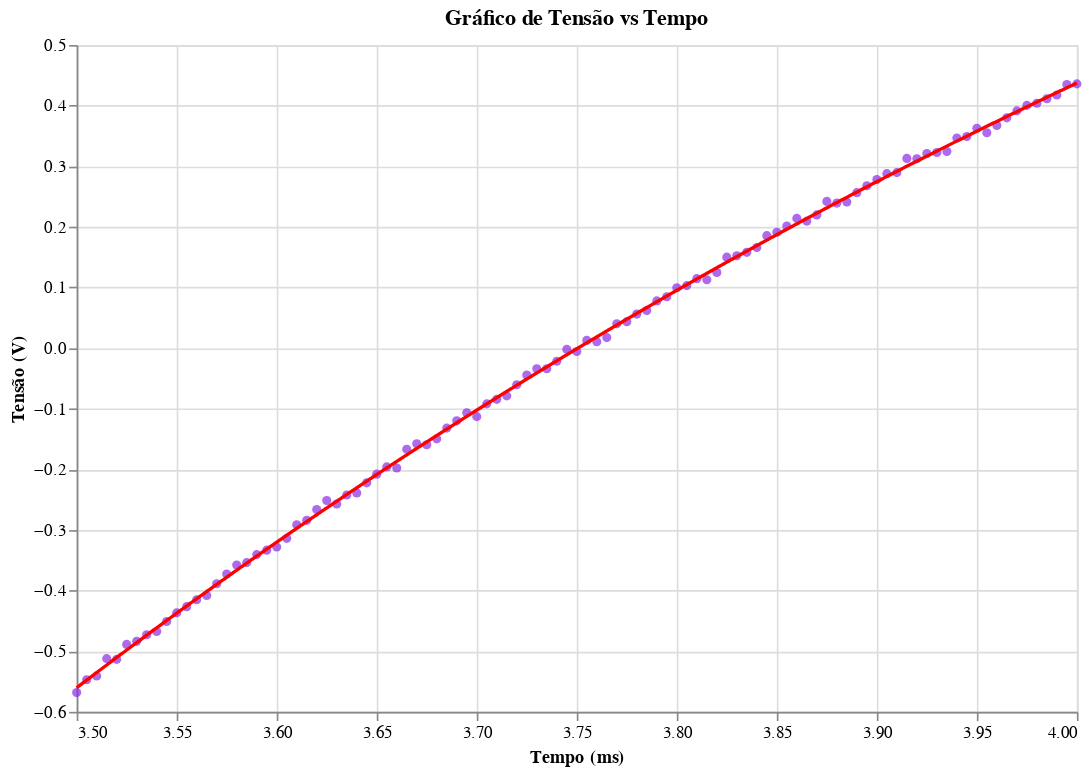

Notebook cell for this chart:
### Code cell
path = "RC-02.csv"

data_sb2 = aj.slicing_data(path,[3,10],ascending=True)

data_sb2_regres, b = aj.regres_exp(data_sb2,[3,10])

(aj.data_x_regression(data_sb2,data_sb2_regres)).display()


tal_sb2 = 1/(b*1000)

### Figure 1 — Vega-Lite specification as saved in the notebook (floating-point values rounded to 4 significant figures; data arrays with more than 128 entries replaced by an {"elided": "..."} marker saying what was removed)
{"config": {"view": {"continuousWidth": 300, "continuousHeight": 300}}, "layer": [{"data": {"name": "data-800e1b22ea11a018f2d572be166dad8a"}, "mark": {"type": "circle", "color": "blueviolet"}, "encoding": {"x": {"field": "Time", "scale": {"domain": [3.5, 4.0]}, "title": "Tempo (ms)", "type": "quantitative"}, "y": {"field": "U_b", "title": "Tensão (V)", "type": "quantitative"}}, "title": "Gráfico de Tensão vs Tempo"}, {"data": {"name": "data-41dc1a21c89fa72888a5dd672522c6a4"}, "mark": {"type": "line", "color": "red"}, "encoding": {"x": {"field": "Time", "scale": {"domain": [3.5, 4.0]}, "title": "Tempo (ms)", "type": "quantitative"}, "y": {"field": "U_b", "title": "Tensão (V)", "type": "quantitative"}}, "title": "Gráfico de Tensão vs Tempo"}], "height": 400, "width": 600, "$schema": "https://vega.github.io/schema/vega-lite/v5.20.1.json", "datasets": {"data-800e1b22ea11a018f2d572be166dad8a": [{"Time": 3.5, "U_y": -2.541, "U_b": -0.5683}, {"Time": 3.505, "U_y": 2.414, "U_b": -0.5472}, {"Time": 3.51, "U_y": 2.417, "U_b": -0.5408}, {"Time": 3.515, "U_y": 2.421, "U_b": -0.5123}, {"Time": 3.52, "U_y": 2.421, "U_b": -0.5135}, {"Time": 3.525, "U_y": 2.405, "U_b": -0.4888}, {"Time": 3.53, "U_y": 2.415, "U_b": -0.4837}, {"Time": 3.535, "U_y": 2.402, "U_b": -0.4728}, {"Time": 3.54, "U_y": 2.409, "U_b": -0.4676}, {"Time": 3.545, "U_y": 2.409, "U_b": -0.4511}, {"Time": 3.55, "U_y": 2.397, "U_b": -0.4368}, {"Time": 3.555, "U_y": 2.408, "U_b": -0.4265}, {"Time": 3.56, "U_y": 2.418, "U_b": -0.4151}, {"Time": 3.565, "U_y": 2.41, "U_b": -0.4081}, {"Time": 3.57, "U_y": 2.403, "U_b": -0.3888}, {"Time": 3.575, "U_y": 2.421, "U_b": -0.3727}, {"Time": 3.58, "U_y": 2.407, "U_b": -0.3579}, {"Time": 3.585, "U_y": 2.414, "U_b": -0.3539}, {"Time": 3.59, "U_y": 2.414, "U_b": -0.3407}, {"Time": 3.595, "U_y": 2.397, "U_b": -0.3333}, {"Time": 3.6, "U_y": 2.421, "U_b": -0.3281}, {"Time": 3.605, "U_y": 2.414, "U_b": -0.3139}, {"Time": 3.61, "U_y": 2.406, "U_b": -0.2915}, {"Time": 3.615, "U_y": 2.406, "U_b": -0.2841}, {"Time": 3.62, "U_y": 2.411, "U_b": -0.2664}, {"Time": 3.625, "U_y": 2.402, "U_b": -0.2515}, {"Time": 3.63, "U_y": 2.41, "U_b": -0.2572}, {"Time": 3.635, "U_y": 2.418, "U_b": -0.2424}, {"Time": 3.64, "U_y": 2.414, "U_b": -0.2389}, {"Time": 3.645, "U_y": 2.416, "U_b": -0.2223}, {"Time": 3.65, "U_y": 2.413, "U_b": -0.208}, {"Time": 3.655, "U_y": 2.419, "U_b": -0.196}, {"Time": 3.66, "U_y": 2.405, "U_b": -0.1977}, {"Time": 3.665, "U_y": 2.43, "U_b": -0.1668}, {"Time": 3.67, "U_y": 2.423, "U_b": -0.1577}, {"Time": 3.675, "U_y": 2.41, "U_b": -0.1595}, {"Time": 3.68, "U_y": 2.414, "U_b": -0.1497}, {"Time": 3.685, "U_y": 2.398, "U_b": -0.132}, {"Time": 3.69, "U_y": 2.416, "U_b": -0.12}, {"Time": 3.695, "U_y": 2.411, "U_b": -0.1068}, {"Time": 3.7, "U_y": 2.421, "U_b": -0.1131}, {"Time": 3.705, "U_y": 2.41, "U_b": -0.092}, {"Time": 3.71, "U_y": 2.407, "U_b": -0.08453}, {"Time": 3.715, "U_y": 2.406, "U_b": -0.0788}, {"Time": 3.72, "U_y": 2.407, "U_b": -0.06053}, {"Time": 3.725, "U_y": 2.417, "U_b": -0.04453}, {"Time": 3.73, "U_y": 2.405, "U_b": -0.03413}, {"Time": 3.735, "U_y": 2.415, "U_b": -0.03413}, {"Time": 3.74, "U_y": 2.407, "U_b": -0.0216}, {"Time": 3.745, "U_y": 2.418, "U_b": -0.002133}, {"Time": 3.75, "U_y": 2.423, "U_b": -0.0056}, {"Time": 3.755, "U_y": 2.421, "U_b": 0.01267}, {"Time": 3.76, "U_y": 2.395, "U_b": 0.0104}, {"Time": 3.765, "U_y": 2.411, "U_b": 0.01733}, {"Time": 3.77, "U_y": 2.413, "U_b": 0.04013}, {"Time": 3.775, "U_y": 2.412, "U_b": 0.0436}, {"Time": 3.78, "U_y": 2.416, "U_b": 0.05613}, {"Time": 3.785, "U_y": 2.412, "U_b": 0.06187}, {"Time": 3.79, "U_y": 2.409, "U_b": 0.07787}, {"Time": 3.795, "U_y": 2.421, "U_b": 0.0848}, {"Time": 3.8, "U_y": 2.414, "U_b": 0.0996}, {"Time": 3.805, "U_y": 2.42, "U_b": 0.1031}, {"Time": 3.81, "U_y": 2.402, "U_b": 0.1145}, {"Time": 3.815, "U_y": 2.402, "U_b": 0.1128}, {"Time": 3.82, "U_y": 2.411, "U_b": 0.1248}, {"Time": 3.825, "U_y": 2.403, "U_b": 0.15}, {"Time": 3.83, "U_y": 2.408, "U_b": 0.1523}, {"Time": 3.835, "U_y": 2.407, "U_b": 0.158}, {"Time": 3.84, "U_y": 2.409, "U_b": 0.166}, {"Time": 3.845, "U_y": 2.423, "U_b": 0.1855}, {"Time": 3.85, "U_y": 2.421, "U_b": 0.1912}, {"Time": 3.855, "U_y": 2.413, "U_b": 0.2015}, {"Time": 3.86, "U_y": 2.416, "U_b": 0.214}, {"Time": 3.865, "U_y": 2.418, "U_b": 0.2095}, {"Time": 3.87, "U_y": 2.413, "U_b": 0.2197}, {"Time": 3.875, "U_y": 2.415, "U_b": 0.242}, {"Time": 3.88, "U_y": 2.418, "U_b": 0.2392}, {"Time": 3.885, "U_y": 2.409, "U_b": 0.2409}, {"Time": 3.89, "U_y": 2.392, "U_b": 0.2564}, {"Time": 3.895, "U_y": 2.413, "U_b": 0.2677}, {"Time": 3.9, "U_y": 2.402, "U_b": 0.278}, {"Time": 3.905, "U_y": 2.415, "U_b": 0.2877}, {"Time": 3.91, "U_y": 2.424, "U_b": 0.2895}, {"Time": 3.915, "U_y": 2.432, "U_b": 0.3129}, {"Time": 3.92, "U_y": 2.409, "U_b": 0.3124}, {"Time": 3.925, "U_y": 2.417, "U_b": 0.3209}, {"Time": 3.93, "U_y": 2.422, "U_b": 0.3227}, {"Time": 3.935, "U_y": 2.408, "U_b": 0.3244}, {"Time": 3.94, "U_y": 2.407, "U_b": 0.3467}, {"Time": 3.945, "U_y": 2.402, "U_b": 0.3489}, {"Time": 3.95, "U_y": 2.405, "U_b": 0.3627}, {"Time": 3.955, "U_y": 2.41, "U_b": 0.3553}, {"Time": 3.96, "U_y": 2.418, "U_b": 0.3673}, {"Time": 3.965, "U_y": 2.409, "U_b": 0.3799}, {"Time": 3.97, "U_y": 2.414, "U_b": 0.3913}, {"Time": 3.975, "U_y": 2.417, "U_b": 0.4004}, {"Time": 3.98, "U_y": 2.409, "U_b": 0.4039}, {"Time": 3.985, "U_y": 2.411, "U_b": 0.4113}, {"Time": 3.99, "U_y": 2.409, "U_b": 0.4176}, {"Time": 3.995, "U_y": 2.411, "U_b": 0.4348}, {"Time": 4.0, "U_y": 2.402, "U_b": 0.4359}], "data-41dc1a21c89fa72888a5dd672522c6a4": {"elided": "1000 records"}}}
